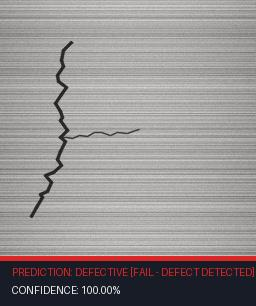
#> input picture reports/inspection_defective.jpg, 256 x 306 px; its folder holds only this picture in this run
$ python -i prepare_data.py   (imports and definitions only)
#> lines starting #> are read from the running program, lines starting #| are printed output that depends on the picture; after the words box and inside, x2 and y2 are one past the last pixel; in counts of white or black regions, pixels touching at a corner belong together
#> further down, picture is the input picture: shape (306, 256, 3); mean B, G, R 144.6, 144.8, 149.4
"""
VisionGuard - Dataset Preparation & Class Audit
Day 1 Milestone: Folder structure, train/val/test splits (70/15/15), class audit.

Supports:
1. High-fidelity synthetic manufacturing defect image generation (metal/machined surface).
2. Reorganization of open-source MVTec AD datasets into standard 70/15/15 splits.
3. Automated class distribution auditing and verification.
"""

import os
import random
import shutil
import argparse
from pathlib import Path
from typing import Dict, Tuple, List

import cv2
import numpy as np
from PIL import Image


# [42 lines left out: function generate_normal_surface, not called in this run]


def add_benign_blemish(img: np.ndarray) -> np.ndarray:
    """Add a faint, low-contrast mark that mimics normal handling wear
    (light dust, a shallow sheen variation, a faint smudge) at an intensity
    that stays within acceptable QA tolerance — i.e. it should NOT flip the
    label to defective, but it does make the surface visually noisier and
    closer in appearance to a genuine (low-severity) defect.
    """
    h, w, _ = img.shape
#> h = 306; w = 256
    out = img.copy()
    kind = random.choice(["faint_line", "faint_spot", "sheen"])

    if kind == "faint_line":
        x1, y1 = random.randint(15, w - 15), random.randint(15, h - 15)
        length = random.randint(20, 60)
        angle = random.uniform(0, 2 * np.pi)
        x2 = int(np.clip(x1 + length * np.cos(angle), 0, w - 1))
        y2 = int(np.clip(y1 + length * np.sin(angle), 0, h - 1))
        overlay = out.copy()
        shade = random.randint(150, 175)
        cv2.line(overlay, (x1, y1), (x2, y2), (shade, shade, shade), 1, lineType=cv2.LINE_AA)
        alpha = random.uniform(0.15, 0.35)
        out = cv2.addWeighted(overlay, alpha, out, 1 - alpha, 0)
    elif kind == "faint_spot":
        cx, cy = random.randint(20, w - 20), random.randint(20, h - 20)
#> cx = 214; cy = 235
        mask = np.zeros((h, w), dtype=np.uint8)
        cv2.circle(mask, (cx, cy), random.randint(4, 9), 255, -1)
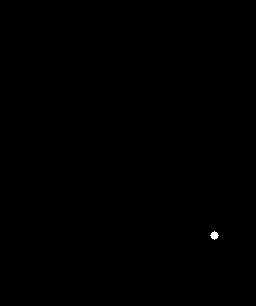
#> mask: shape (306, 256); 0.06% white; 1 white region, box (x1, y1, x2, y2) and area: (210, 231, 219, 240) 49
        mask = cv2.GaussianBlur(mask, (15, 15), 6)
        norm_mask = (mask / 255.0)[:, :, np.newaxis] * random.uniform(0.10, 0.25)
        shade = np.array([random.randint(140, 175)] * 3, dtype=np.float32)
        out = np.clip(out.astype(np.float32) * (1 - norm_mask) + shade * norm_mask, 0, 255).astype(np.uint8)
    else:  # sheen
        cx, cy = random.randint(30, w - 30), random.randint(30, h - 30)
        mask = np.zeros((h, w), dtype=np.uint8)
        cv2.ellipse(mask, (cx, cy), (random.randint(30, 55), random.randint(20, 40)), random.randint(0, 180), 0, 360, 255, -1)
        mask = cv2.GaussianBlur(mask, (41, 41), 15)
        norm_mask = (mask / 255.0)[:, :, np.newaxis] * random.uniform(0.08, 0.18)
        brighten = out.astype(np.float32) * (1 + norm_mask)
        out = np.clip(brighten, 0, 255).astype(np.uint8)

    return out


# [271 lines left out: functions inject_defects, create_synthetic_dataset, audit_dataset, organize_mvtec_dataset, not called in this run]


# [19 lines not run here, left out]

>>> import cv2
>>> picture = cv2.imread('reports/inspection_defective.jpg')
>>> result = add_benign_blemish(picture)
